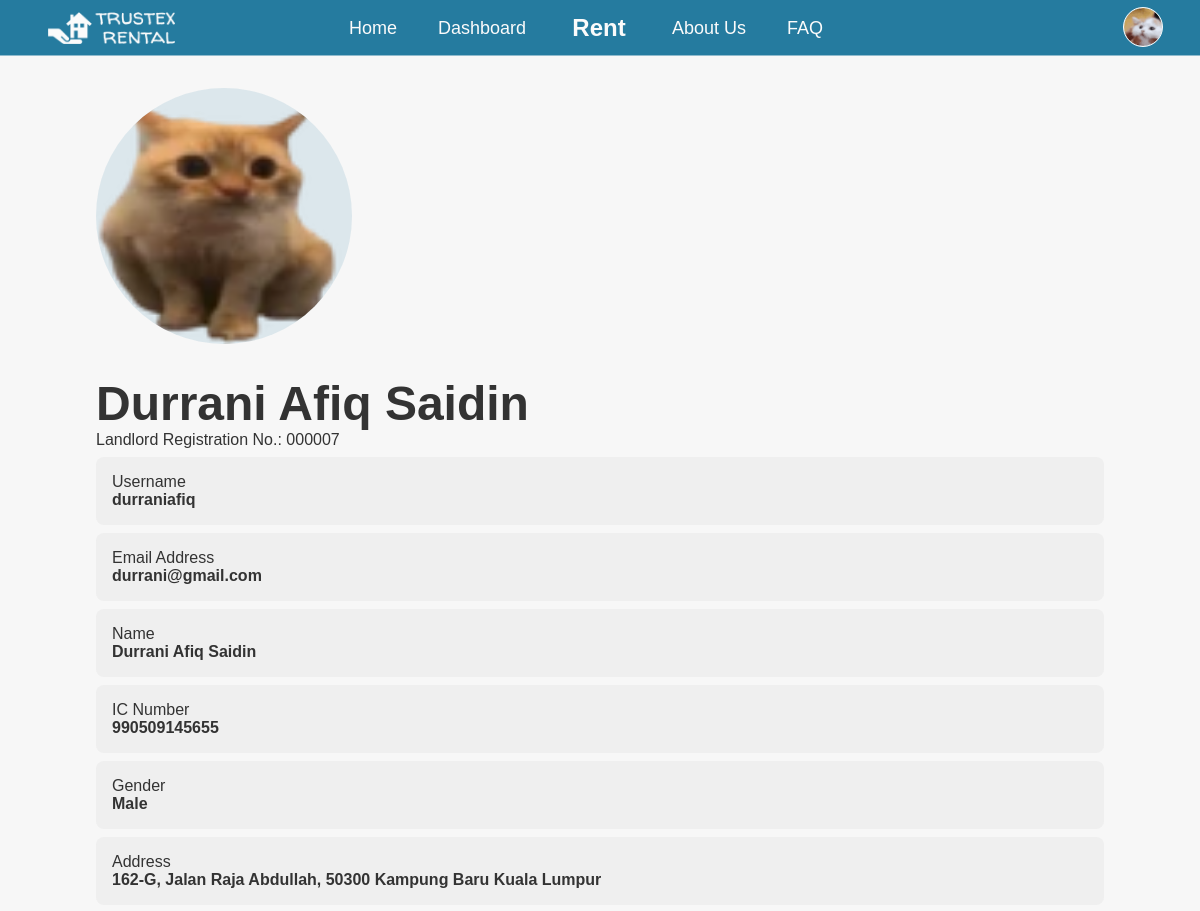
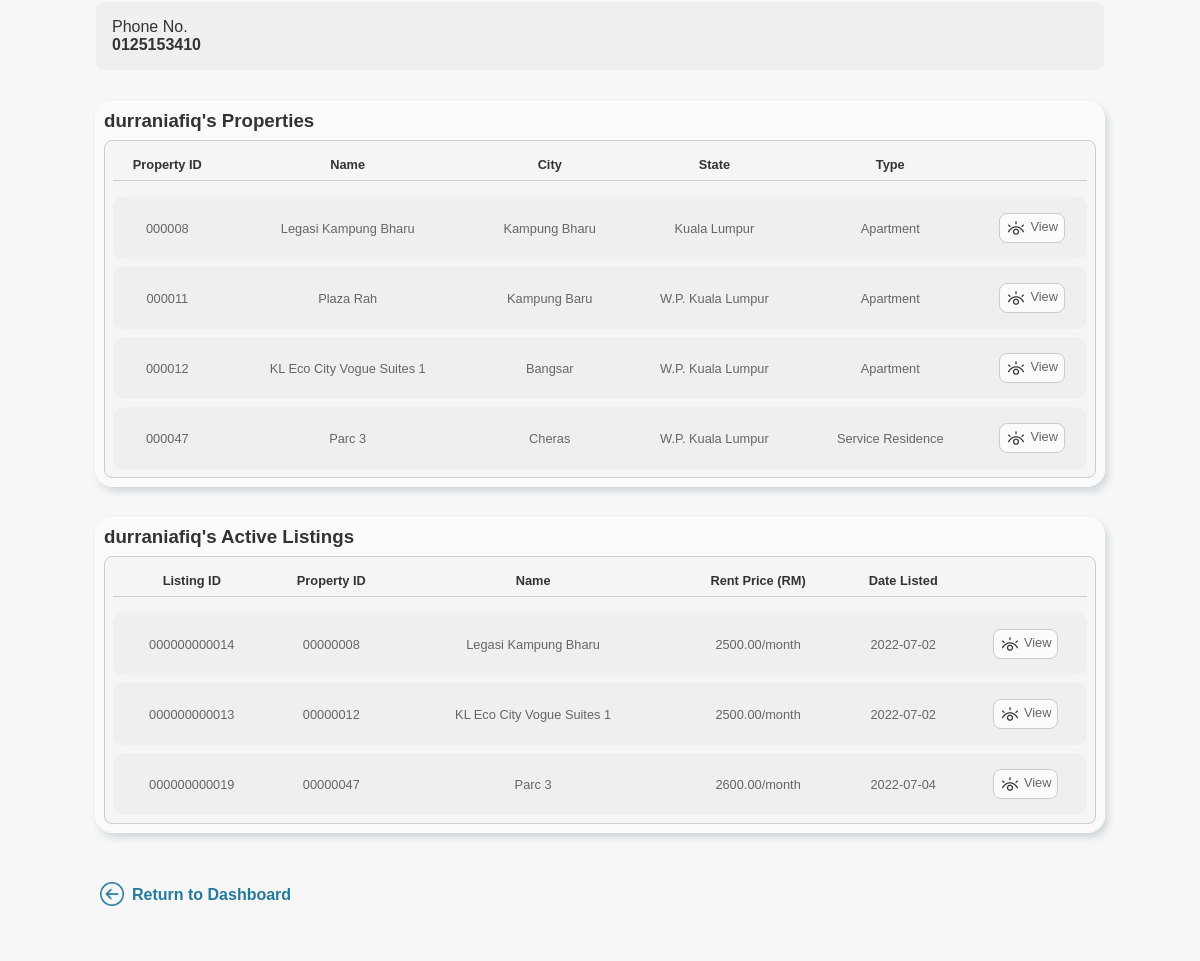
Before: /landlord-details.php?id=7 (signed in, upper part) with the older database file (2 pictures, top to bottom).
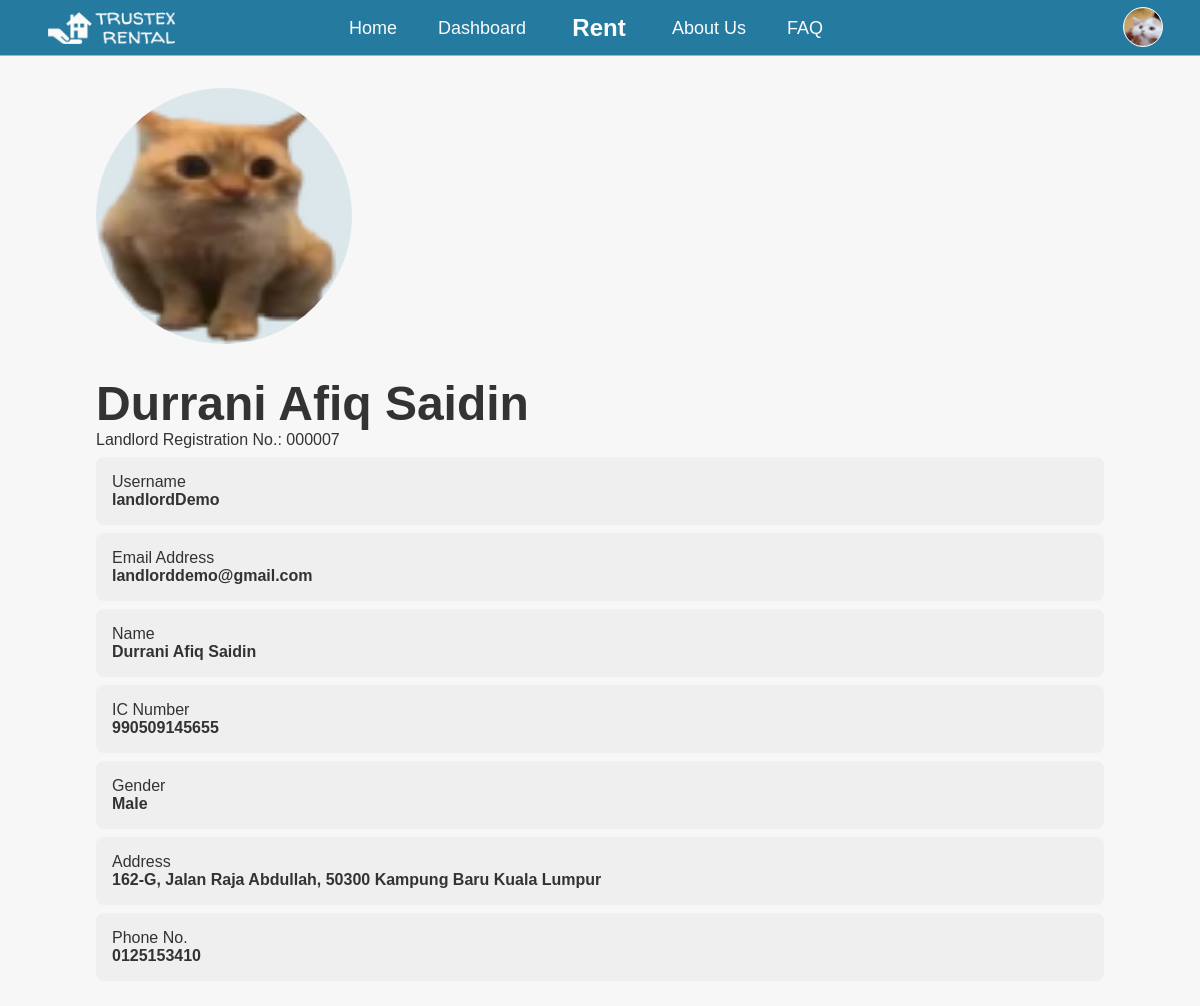
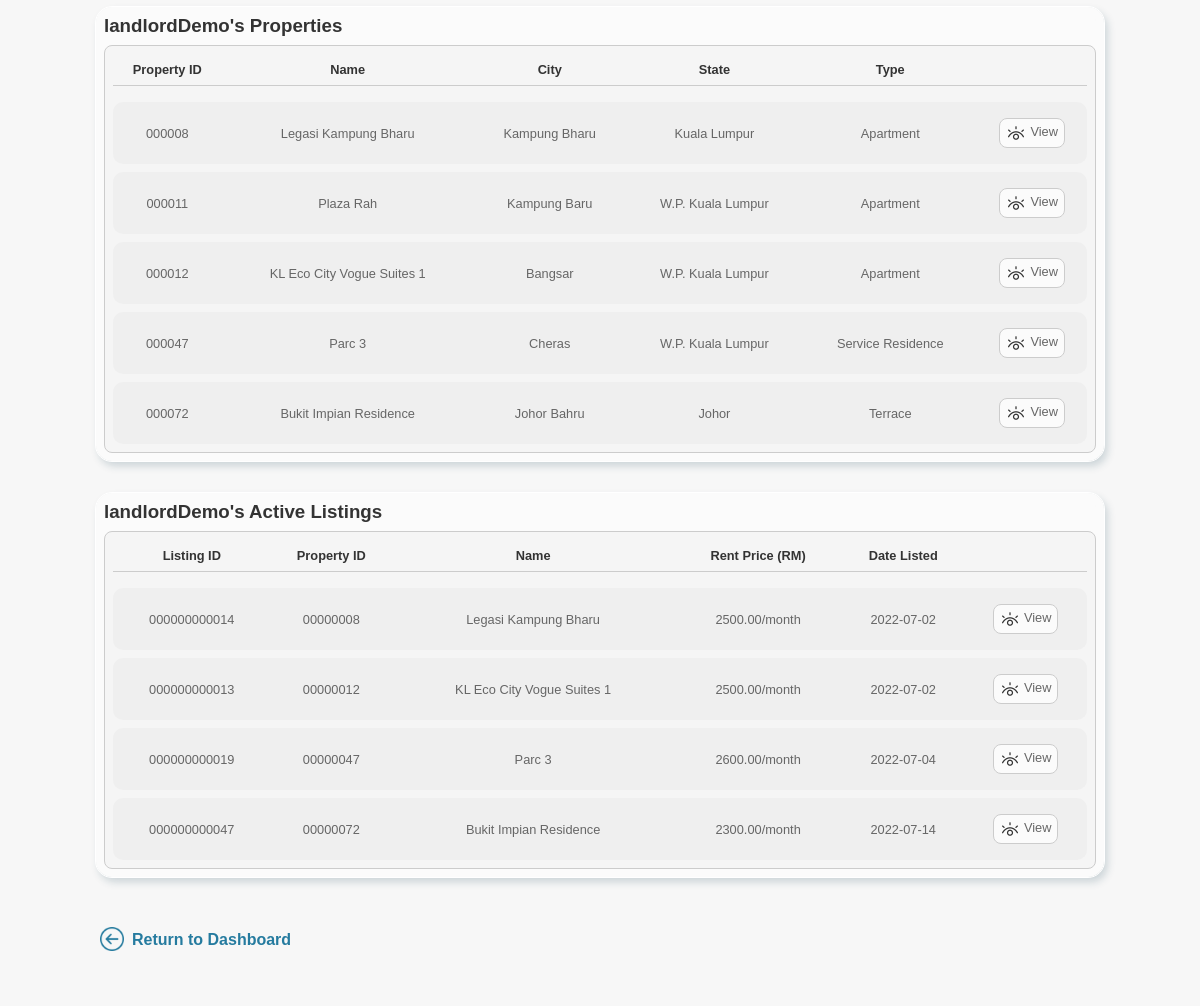
After: the same page with the newer database file (2 pictures, top to bottom).
### tables this page shows
CREATE TABLE `landlord` (
  `landlordRegNo` int(6) NOT NULL,
  `userID` int(10) NOT NULL,
  `administratorID` int(4) NOT NULL
);

CREATE TABLE `user` (
  `userID` int(10) NOT NULL,
  `userName` varchar(32) NOT NULL,
  `userEmail` varchar(256) NOT NULL,
  `userPassword` varchar(256) NOT NULL,
  `userType` char(1) NOT NULL DEFAULT 'T',
  `userFName` varchar(32) NOT NULL,
  `userLName` varchar(32) NOT NULL,
  `userIC` varchar(12) NOT NULL,
  `userGender` char(1) NOT NULL,
  `userAddress` varchar(512) NOT NULL,
  `userPhoneNo` varchar(12) NOT NULL
);

CREATE TABLE `property` (
  `propertyID` int(6) NOT NULL,
  `landlordRegNo` int(6) NOT NULL,
  `propertyName` varchar(256) NOT NULL DEFAULT 'N/A',
  `propertyAddress` varchar(512) NOT NULL DEFAULT 'N/A',
  `propertyCity` varchar(64) NOT NULL DEFAULT 'N/A',
  `propertyPoscode` varchar(5) NOT NULL DEFAULT 'N/A',
  `propertyState` varchar(64) NOT NULL DEFAULT 'N/A',
  `propertyType` varchar(32) DEFAULT 'N/A',
  `propertyFloorLevel` int(2) DEFAULT NULL,
  `propertyFloorSize` int(6) DEFAULT NULL,
  `propertyNumRooms` int(2) NOT NULL,
  `propertyBathrooms` int(2) NOT NULL,
  `propertyFurnishing` varchar(32) DEFAULT 'N/A',
  `propertyFacilities` varchar(128) DEFAULT 'N/A',
  `propertyDesc` varchar(2048) DEFAULT 'N/A',
  `rentPrice` decimal(8,2) DEFAULT NULL
);

CREATE TABLE `listing` (
  `listingID` int(12) NOT NULL,
  `propertyID` int(6) NOT NULL,
  `listingTimestamp` timestamp NOT NULL DEFAULT current_timestamp() ON UPDATE current_timestamp()
);

### landlord-details.php (the view, shortened to what the changed rows need)
<?php
  $reg_no = $_GET['id'];
  include("dbconnect.php");
  $sql = "SELECT *
          FROM landlord, user
          WHERE landlord.userID = user.userID AND landlordRegNo = '$reg_no'";
  $result = mysqli_query($connect, $sql);
  $landlord = mysqli_fetch_assoc($result);
?>
<!DOCTYPE html>
<html>
  <body id="property">
    <div class="default-container container-margin">
      <?php
        $profileicon = "assets/images/users/user-".sprintf('%010d', $landlord['userID'])."/profile-picture/profile-picture.png";
      ?>
      <div class="propic-container propic-landlord-details-container">
        <image class="profile-pic" src=" <?php echo $profileicon ?> " onerror="this.onerror=null; this.src='assets/images/profile-default.png'"></image>
      </div>
      <h1><?php echo $landlord['userFName'] . " " . $landlord['userLName'] ?></h1>
      <p>Landlord Registration No.: <?php echo sprintf('%06d', $landlord['landlordRegNo']) ?></p>
      <div class="request-details">
        <label>Username</label>
        <p><?php echo $landlord['userName'] ?></p>
      </div>
      <div class="request-details">
        <label>Email Address</label>
        <p><?php echo $landlord['userEmail'] ?></p>
      </div>
      <div class="request-details">
        <label>Name</label>
        <p><?php echo $landlord['userFName'] . " " . $landlord['userLName'] ?></p>
      </div>
      <div class="request-details">
        <label>IC Number</label>
        <p><?php echo $landlord['userIC'] ?></p>
      </div>
      <div class="request-details">
        <label>Gender</label>
        <p>
        </p>
      </div>
      <div class="request-details">
        <label>Address</label>
        <p><?php echo $landlord['userAddress'] ?></p>
      </div>
      <div class="request-details">
        <label>Phone No.</label>
        <p><?php echo $landlord['userPhoneNo'] ?></p>
      </div>
      <div class="landlord-property-container">
        <h3><?php echo $landlord['userName'] ?>'s Properties</h3>
        <div class="dashboard-table-content">
          <?php
          include("dbconnect.php");
            $sql = "SELECT *
                    FROM property
                    WHERE landlordRegNo = '$reg_no'";
            $result = mysqli_query($connect, $sql);
            $numrows = mysqli_num_rows($result);
            if ($numrows > 0) {
          ?>
              <div class="dashboard-table">
                <table>
                  <tr class="no-hover">
                    <th>Property ID</th>
                    <th>Name</th>
                    <th>City</th>
                    <th>State</th>
                    <th>Type</th>
                    <th></th>
                  </tr>
                  <tr class="no-hover"><th class="th-border" colspan="6"></th></tr>
                  <?php
                  for ($i = 0; $property = mysqli_fetch_assoc($result); $i++) {
                      $location = "location.href='property.php?id=".$property['propertyID']."&source=details'";
                  ?>
                    <tr ondblclick="<?php echo $location ?>" style="user-select: none;">
                      <td><?php echo sprintf("%06d",$property['propertyID']) ?></td>
                      <td><?php echo $property['propertyName'] ?></td>
                      <td><?php echo $property['propertyCity'] ?></td>
                      <td><?php echo $property['propertyState'] ?></td>
                      <td><?php echo $property['propertyType'] ?></td>
                      <td>
                        <button class="view-button" onclick="<?php echo $location ?>">
                          <image class="icon view-icon" src="assets/icons/eye.png"><span>View</span>
                        </button>
                      </td>
                    </tr>
                  <?php
                      if ($i < $numrows-1) {
                        echo "<tr class='spacer'><td></td></tr>";
                      }
                    }
                  ?>
                </table>
              </div>
          <?php
            }
          ?>
        </div>
      </div>
      <div class="landlord-property-container">
        <h3><?php echo $landlord['userName'] ?>'s Active Listings</h3>
        <div class="dashboard-table-content">
          <?php
          include("dbconnect.php");
            $sql = "SELECT listingID, listing.propertyID, prop.propertyName, prop.rentPrice, listingTimestamp
                    FROM listing
                    LEFT JOIN (
                        SELECT *
                        FROM property
                        WHERE property.landlordRegNo = '$reg_no'
                    ) AS prop ON listing.propertyID = prop.propertyID
                    WHERE listing.propertyID = prop.propertyID";
            $result = mysqli_query($connect, $sql);
            $numrows = mysqli_num_rows($result);
            if ($numrows > 0) {
          ?>
              <div class="dashboard-table">
                <table>
                  <tr class="no-hover">
                    <th>Listing ID</th>
                    <th>Property ID</th>
                    <th>Name</th>
                    <th>Rent Price (RM)</th>
                    <th>Date Listed</th>
                    <th></th>
                  </tr>
                  <tr class="no-hover"><th class="th-border" colspan="6"></th></tr>
                  <?php
                    for ($i = 0; $listing = mysqli_fetch_assoc($result); $i++) {
                      $location = "location.href='listing.php?id=".$listing['listingID']."&source=details'";
                  ?>
                    <tr ondblclick="<?php echo $location ?>" style="user-select: none;">
                      <td><?php echo sprintf('%012d', $listing['listingID']) ?></td>
                      <td><?php echo sprintf("%08d", $listing['propertyID']) ?></td>
                      <td><?php echo $listing['propertyName'] ?></td>
                      <td><?php echo $listing['rentPrice'] ?>/month</td>
                      <td><?php echo date("Y-m-d",strtotime($listing['listingTimestamp'])) ?></td>
                      <td>
                        <button class="view-button" onclick="<?php echo $location ?>">
                          <image class="icon view-icon" src="assets/icons/eye.png"><span>View</span>
                        </button>
                      </td>
                    </tr>
                  <?php
                      if ($i < $numrows-1) {
                        echo "<tr class='spacer'><td></td></tr>";
                      }
                    }
                  ?>
                </table>
              </div>
          <?php
            }
          ?>
        </div>
      </div>
      <br>
      <a class="return-dashboard" href="dashboard.php">
        <img src="assets/icons/back-button.png"></img>
        <h4>Return to Dashboard</h4>
      </a>
    </div>
  </body>
</html>

Changed rows visible on the page:
changed through a linked row, landlord "Durrani Afiq": userID.userName "durraniafiq" → "landlordDemo"; userID.userEmail "durrani@gmail.com" → "landlorddemo@gmail.com"
added property: propertyID "000072", propertyName "Bukit Impian Residence", propertyCity "Johor Bahru", propertyState "Johor", propertyType "Terrace"
added listing: listingID "000000000047", propertyID "00000072", propertyName "Bukit Impian Residence", rentPrice "2300.00", listingTimestamp "2022-07-14"
